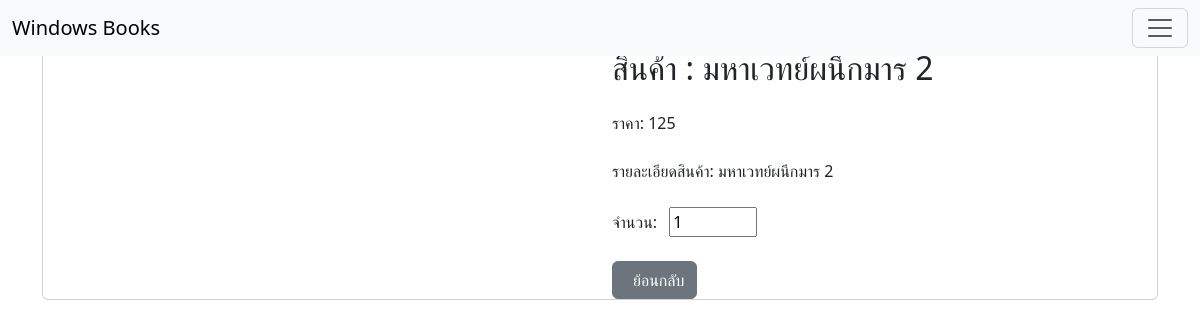
/s_itemonly.php?p_id=1, run on the app's committed database.
### tables this page shows
CREATE TABLE `tb_product` (
  `p_id` int(11) NOT NULL,
  `p_name` varchar(255) NOT NULL,
  `detail` text DEFAULT NULL,
  `description` text NOT NULL,
  `p_price` int(11) NOT NULL,
  `p_date` date DEFAULT current_timestamp(),
  `p_num` int(11) DEFAULT NULL
);

### s_itemonly.php (the view, shortened to what this page needs)
<?php
include 'condb.php';
$p_id = $_GET['p_id'];
$sql = "SELECT * FROM `tb_product` WHERE p_id = '$p_id'";
$result = mysqli_query($con, $sql);
$row = mysqli_fetch_array($result);
?>
<!DOCTYPE html>
<html lang="en">
<head>
    <link href="https://cdn.jsdelivr.net/npm/bootstrap@5.3.2/dist/css/bootstrap.min.css" rel="stylesheet">
</head>
<body>
    <nav class="navbar bg-body-tertiary fixed-top">
        <div class="container-fluid">
            <a class="navbar-brand" href="index.php">Windows Books</a>
            <button class="navbar-toggler" type="button" data-bs-toggle="offcanvas" data-bs-target="#offcanvasNavbar" aria-controls="offcanvasNavbar" aria-label="Toggle navigation">
                <span class="navbar-toggler-icon"></span>
            </button>
        </div>
    </nav>
    <div class="container mt-5">
        <div class="card">
            <div class="row align-items-center">
                <div class="col-md-6">
                </div>
                <div class="col-md-6">
                    <h2 class="mb-4">สินค้า : <?= $row['p_name'] ?></h2>
                    <p class="mb-4">ราคา: <?= $row['p_price'] ?></p>
                    <p class="mb-4">รายละเอียดสินค้า: <?= $row['description'] ?></p>
                    <div class="d-flex justify-content-start">
                        <form action="checkout.php" method="post" name="omiseToken" id="omiseToken" enctype="multipart/form-data">
                            <label for="p_num" class="me-2">จำนวน:</label>
                            <input type="number" id="p_num" name="p_num" value="1" min="1" max="<?= $row['p_num'] ?>" required>
                        </form>
                    </div>
                    <div class="mt-4">
                        <a href="user_page.php" class="btn btn-secondary">
                            <img src="https://cdn-icons-png.flaticon.com/256/2459/2459427.png" alt="" style="width: 20px;" class="me-2">ย้อนกลับ
                        </a>
                    </div>
                </div>
            </div>
        </div>
    </div>
</body>
</html>

### data on the page
tb_product: p_name "มหาเวทย์ผนึกมาร 2", p_price "125", description "มหาเวทย์ผนึกมาร 2"
